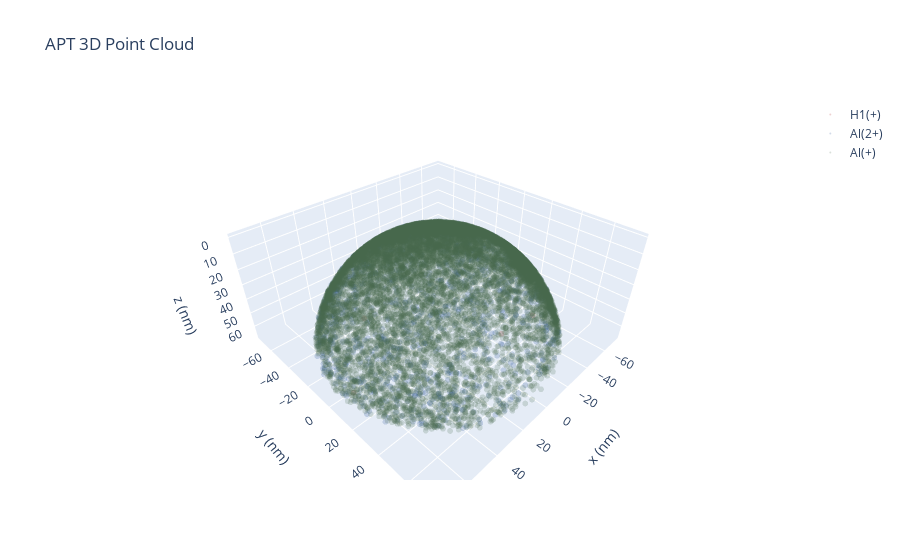

The notebook cell this image was saved under:
### Code cell
fake = Factory.create()
plotly_data = list()
max_plot = 0.02
for index, element in enumerate(phases):
    mask = np.logical_and((peaks_sides_p[index,2] < mc_oxcart), (mc_oxcart < peaks_sides_p[index,3])).squeeze()
    print(mask[mask==True].shape)
    # to reduce the number of ions to plot base on the input maxplot percent
    index_true = np.where(mask==True)
    index_get_to_false = np.random.choice(index_true[0], size=int(index_true[0].shape[0] - index_true[0].shape[0]*max_plot), replace=False)
    mask[index_get_to_false] = False
    print('ploted ions',mask[mask==True].shape)
    
    scatter = dict(
        mode="markers",
        name=element,
        type="scatter3d",
        x=px[mask], y=py[mask], z=pz[mask],
        opacity = 0.2,
        marker = dict(size=2, color=colors[index]) #fake.hex_color()
    )
    plotly_data.append(scatter)

layout = dict(
    title = 'APT 3D Point Cloud',
    scene = dict(xaxis = dict(zeroline=False, title='x (nm)'),
                yaxis = dict(zeroline=False, title='y (nm)'),
                zaxis = dict(zeroline=False, title='z (nm)', autorange='reversed'))
)

fig = dict(data=plotly_data, layout=layout)

init_notebook_mode(connected=True)  
# plotly.offline.plot(fig, filename=variables.result_path + '\\{fn}.html'.format(fn=figname), show_link=False)
iplot(fig)

### Figure 1 — Plotly figure (JSON) as saved in the notebook; plotly's stock layout.template omitted (floating-point values rounded to 4 significant figures; data arrays with more than 128 entries replaced by an {"elided": "..."} marker saying what was removed)
{"data": [{"marker": {"color": "#ab2020", "size": 2}, "mode": "markers", "name": "H1(+)", "opacity": 0.2, "type": "scatter3d", "x": [52.72, 68.38, -12.29, 11.72, 3.46, 21.44], "y": [2.123, 8.698, 55.64, 54.55, -16.46, 20.43], "z": [24.36, 59.44, 28.92, 27.19, null, null]}, {"marker": {"color": "#224d90", "size": 2}, "mode": "markers", "name": "Al(2+)", "opacity": 0.2, "type": "scatter3d", "x": {"elided": "2416 float values"}, "y": {"elided": "2416 float values"}, "z": {"elided": "2416 float values"}}, {"marker": {"color": "#47684c", "size": 2}, "mode": "markers", "name": "Al(+)", "opacity": 0.2, "type": "scatter3d", "x": {"elided": "20841 float values"}, "y": {"elided": "20841 float values"}, "z": {"elided": "20841 float values"}}], "layout": {"scene": {"xaxis": {"title": {"text": "x (nm)"}, "zeroline": false}, "yaxis": {"title": {"text": "y (nm)"}, "zeroline": false}, "zaxis": {"autorange": "reversed", "title": {"text": "z (nm)"}, "zeroline": false}}, "title": {"text": "APT 3D Point Cloud"}}}
